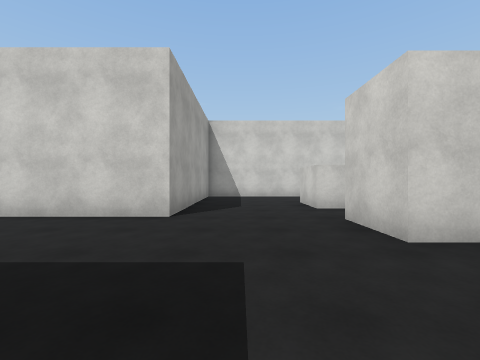
View 1 (above)

18 first-person views from a walk through a scene from a Unity 3-D project. The camera is 1.3 m above the floor, looks level and sees 90° across. The floor is counted in squares, 2 m on a side. Each view is taken from the middle of a square. On the plan, view 1 faces up. The plan holds only what a view shows up to about 9 squares ahead; the rest is blank. The place goes on beyond the plan. The player character is not drawn. Surface patterns are stand-ins for the level's own textures.

View 2
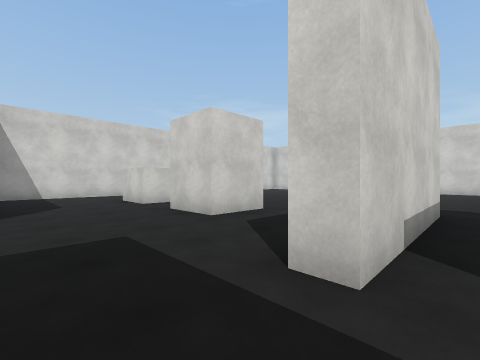

View 3
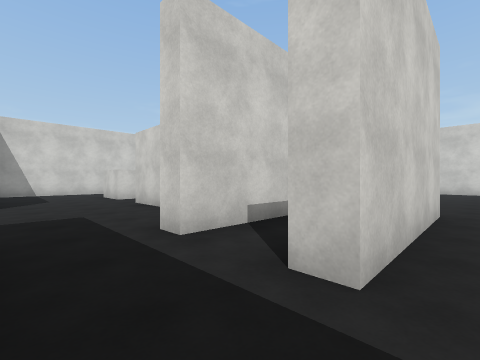

View 4
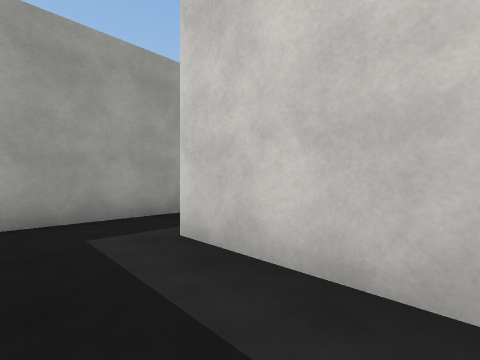

View 5
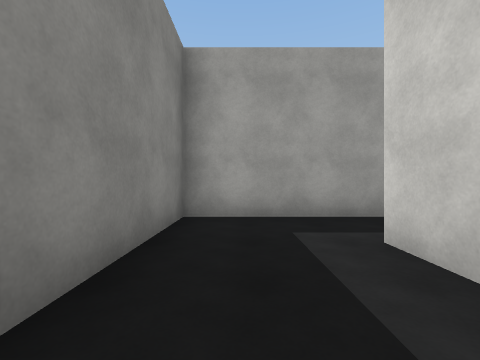

View 6
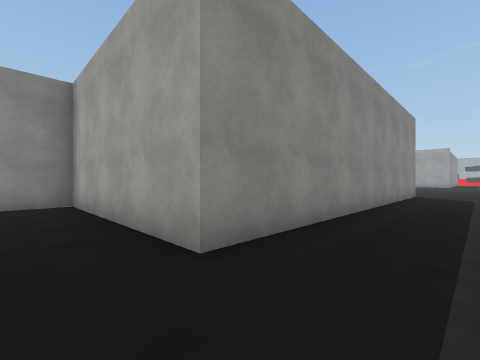

View 7
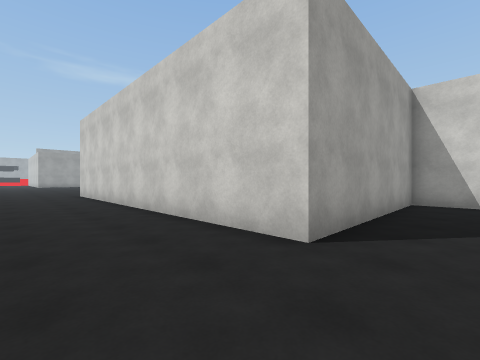

View 8
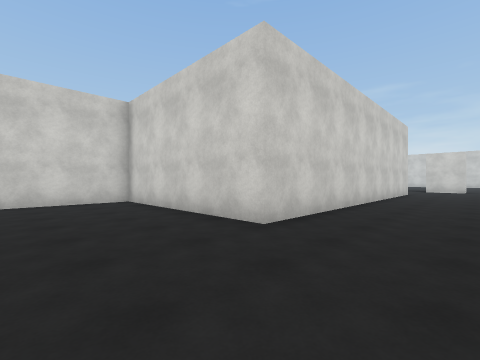

View 9
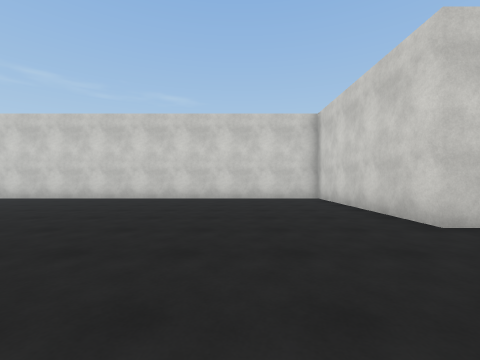

View 10
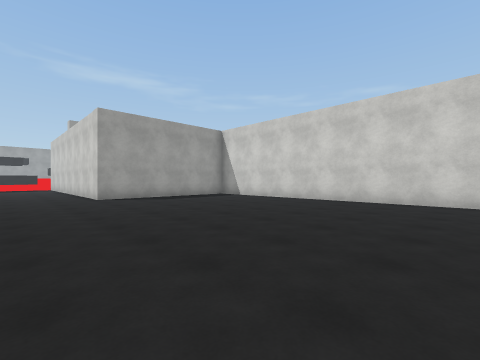

View 11
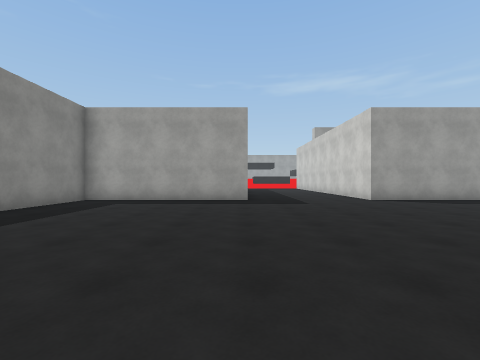

View 12
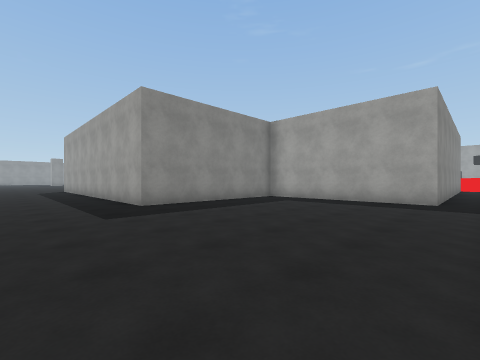

View 13
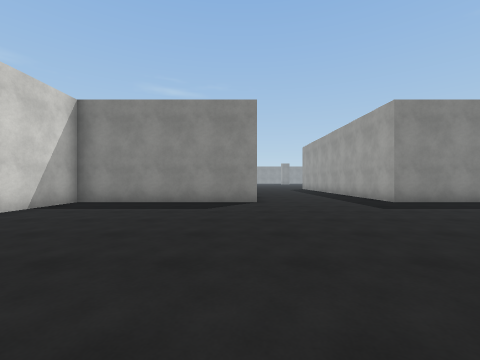

View 14
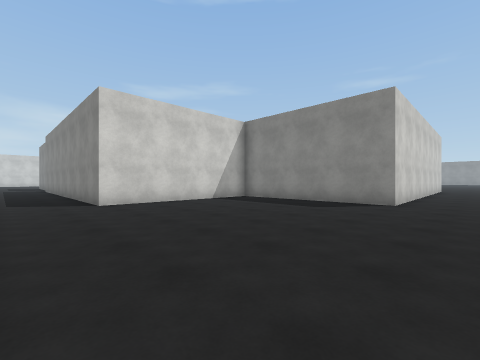

View 15
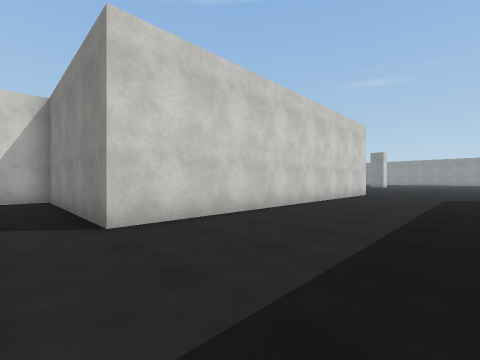

View 16
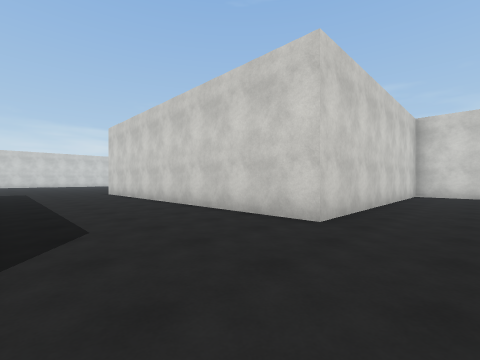

View 17
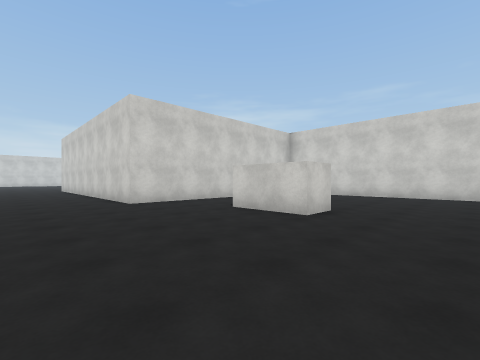

View 18
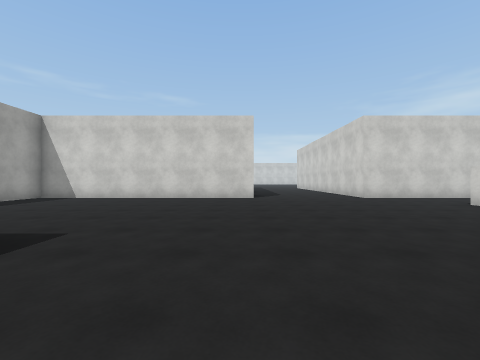

### Floor plan
Ten units are one square. View 1 is at (0, 0); x grows to the right and y downward. Boxes are objects, and circles mark ways between rooms. Rooms are numbered by the first view taken in them; rooms with no view inside come last. Other rooms are left out.
<svg viewBox="-303 -100 343 325">
<path fill="none" stroke="#000" d="M5 25 5 20M-12 -3 -12 26M35 5 5 5 5 0M-12 26 -12 50 20 50M35 25 5 25M-205 153 -282 153 -282 168M-91 153 -165 153 -165 50 -112 50 -112 -3 -12 -3M-87 170 -87 155M-140 198 -150 198 -150 178M-298 -3 -258 -3 -258 50 -205 50 -205 91M-258 -78 -258 -43 -275 -43M-87 220 -87 195M12 -95 -12 -95 -12 -43 -112 -43 -112 -95 -225 -95"/>
<rect x="15" y="-45" width="20" height="20" fill="#bbb"><title>other object</title></rect>
<rect x="15" y="-75" width="20" height="20" fill="#bbb"><title>other object</title></rect>
<circle cx="-5" cy="20" r="3" fill="#2a7"/>
<circle cx="-5" cy="0" r="3" fill="#2a7"/>
<text x="0" y="10">1</text>
<text x="10" y="30">2</text>
<text x="-170" y="60">3</text>
</svg>
Room 1 opens to room 2. Room 1 opens to room 3.

Where each view was taken, in squares from view 1:
view 1: 0 up, 0 right, facing up
view 2: 1 down, 1 left, facing up-right
view 3: 3 down, 1 left, facing up-right
view 4: 4 down, 3 right, facing up-left
view 5: 4 down, 3 right, facing left
view 6: 2 up, 0 right, facing down-left
view 7: 2 up, 0 right, facing up-left
view 8: 2 up, 14 left, facing up-right
view 9: 1 up, 14 left, facing up
view 10: 2 up, 17 left, facing up-left
view 11: 0 up, 18 left, facing left
view 12: 1 up, 18 left, facing down-left
view 13: 2 up, 16 left, facing down
view 14: 2 up, 18 left, facing down-right
view 15: 4 down, 20 left, facing down-right
view 16: 17 down, 20 left, facing up-right
view 17: 22 down, 19 left, facing up-right
view 18: 24 down, 21 left, facing up
